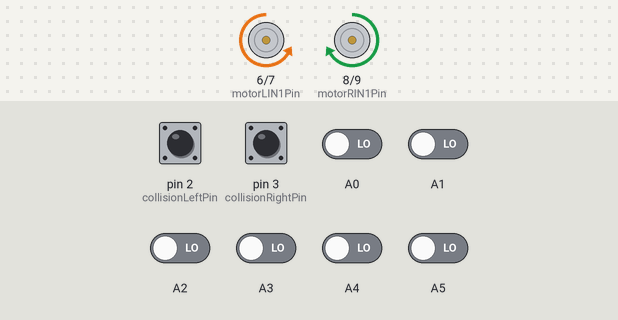
Recording of a sketch running on a simulated Arduino Uno, built with avr-gcc and run on an emulated ATmega328P. Parts: motor-driver pin pairs drawn as motors (green arrow = first pin HIGH = forward, orange = second pin HIGH = backward, longer = more drive, scaled by the enable pin). The test bench sets the inputs (shaded band); at power-on: A0–5, pin 2 (collisionLeftPin), pin 3 (collisionRightPin) LOW.

Above: at 1.2 s.
1.3 s: pin 2 (collisionLeftPin) pulled HIGH for 0.15 s
At 1.37 s:
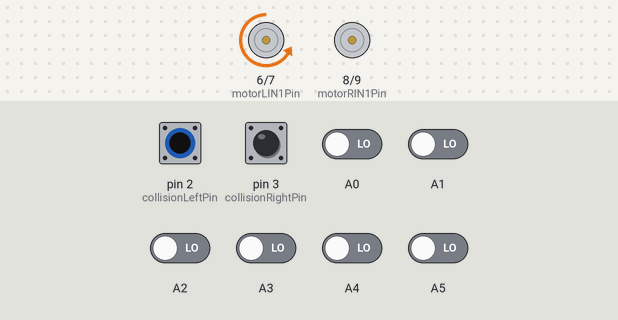
2.9 s: pin 3 (collisionRightPin) pulled HIGH for 0.15 s
At 2.97 s:
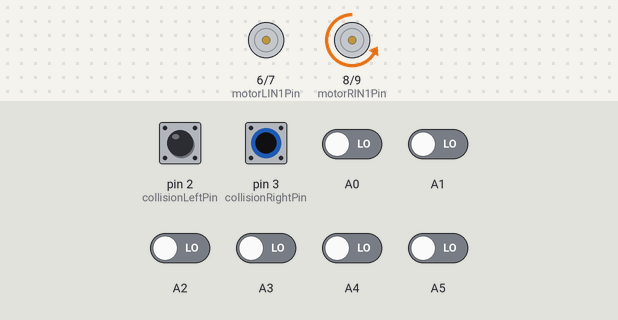
4.5 s: pin 2 (collisionLeftPin) driven HIGH and pin 3 (collisionRightPin) driven HIGH
At 5.3 s:
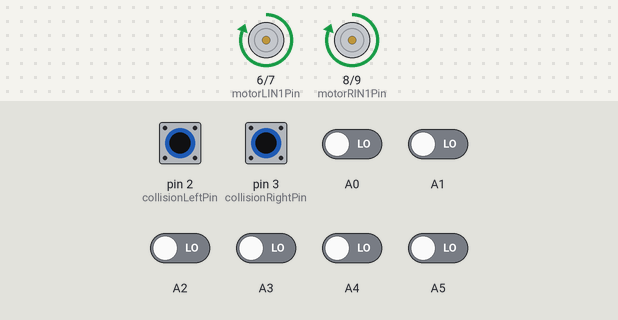
6.0 s: pin 2 (collisionLeftPin) driven LOW
At 6.5 s:
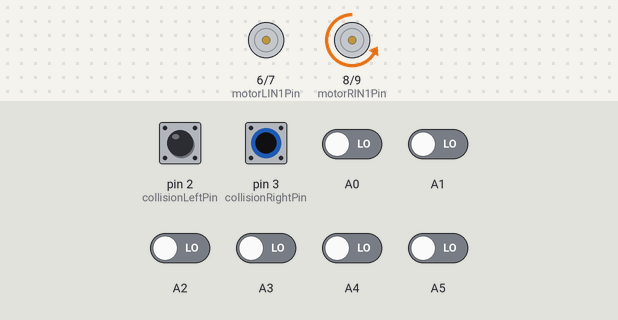
7.5 s: pin 2 (collisionLeftPin) driven HIGH
At 8.7 s:
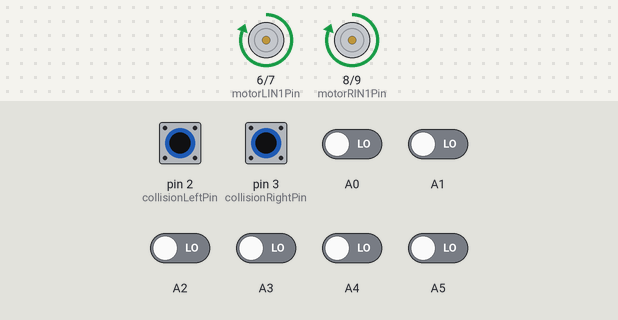
9.0 s: A0 driven HIGH
At 10.0 s:
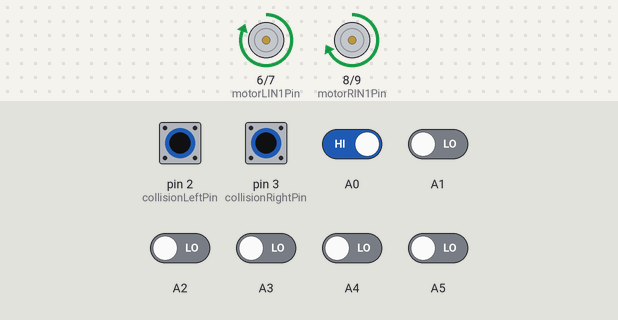
Timing chart, 0 to 11.5 s (numbered marks = the images above; inputs shaded):
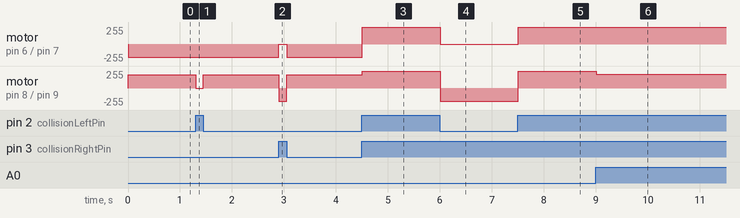

Measured:
- after the input at 1.3 s, motor on pin 8 (motorRIN1Pin) / pin 9 (motorRIN2Pin): forward 200/255 → stopped at once, → forward 200/255 0.15 s later
- after the input at 2.9 s, motor on pin 6 (motorLIN1Pin) / pin 7 (motorLIN2Pin): backward 200/255 → stopped at once, → backward 200/255 0.15 s later; motor on pin 8 (motorRIN1Pin) / pin 9 (motorRIN2Pin): forward 200/255 → backward 200/255 at once, → forward 200/255 0.15 s later
- after the input at 4.5 s, motor on pin 6 (motorLIN1Pin) / pin 7 (motorLIN2Pin): backward 200/255 → forward 255/255 at once; motor on pin 8 (motorRIN1Pin) / pin 9 (motorRIN2Pin): forward 200/255 → forward 255/255 at once
- after the input at 6.0 s, motor on pin 6 (motorLIN1Pin) / pin 7 (motorLIN2Pin): forward 255/255 → stopped at once; motor on pin 8 (motorRIN1Pin) / pin 9 (motorRIN2Pin): forward 255/255 → backward 200/255 at once
- after the input at 7.5 s, motor on pin 6 (motorLIN1Pin) / pin 7 (motorLIN2Pin): stopped → forward 255/255 at once; motor on pin 8 (motorRIN1Pin) / pin 9 (motorRIN2Pin): backward 200/255 → forward 255/255 at once
- after the input at 9.0 s, motor on pin 8 (motorRIN1Pin) / pin 9 (motorRIN2Pin): forward 255/255 → forward 204/255 at once

The sketch:

Follower.ino
```cpp
#include "irfollower.h"
#include "motor.h"

enum State {
  WAITING,
  CHASING,
  AVOID,
  AVOID_LEFT,
  AVOID_RIGHT
};

const int motorRENPin = 10;
const int motorRIN1Pin = 8;
const int motorRIN2Pin = 9;

const int motorLENPin = 5;
const int motorLIN1Pin = 6;
const int motorLIN2Pin = 7;

const int driveSpeed = 200;
const int turnSpeed = 200;

Motor rightMotor(motorRIN1Pin, motorRIN2Pin, motorRENPin);
Motor leftMotor(motorLIN1Pin, motorLIN2Pin, motorLENPin);

const int followD1 = A5;
const int followD2 = A4;
const int followD3 = A3;
const int followD4 = A2;
const int followD5 = A1;
const int followD6 = A0;

irfollower follow(followD1, followD2, followD3, followD4, followD5, followD6);

const int collisionLeftPin = 2;
const int collisionRightPin = 3;

State state = WAITING;
bool collisionLeft = false;
bool collisionRight = false;

long missingDirection = 0;
double lastDirection;
const long waitDuration = 300;
long lastMillis = 0;

const int maxSpeed = 255;
const int steeringMax = 90;
const double steeringSlope = ((double) maxSpeed * -1) / steeringMax;

void setup() {
  // put your setup code here, to run once:
  Serial.begin(9600);
}

void loop() {
  // put your main code here, to run repeatedly:
  long curr = millis();
  long duration = curr - lastMillis;
  lastMillis = curr;

  switch (state) {
    case WAITING: {
      double deg = follow.readDegrees();
      if (deg != INTEGER_MIN) {
        state = CHASING;
        lastDirection = deg;
        missingDirection = waitDuration;
      }
      break;
    }
    case CHASING: {
      double deg = follow.readDegrees();
      if (deg == INTEGER_MIN) {
        missingDirection -= duration;
        if (missingDirection <= 0) {
          state = WAITING;
          leftMotor.freeRun();
          rightMotor.freeRun();
        }
      } else {
        missingDirection = waitDuration;
        lastDirection = follow.readDegrees();
        steerDeg(lastDirection);
      }

      checkCollision();
      break;
    }
    case AVOID: {
      leftMotor.backward(200);
      rightMotor.forward(200);

      checkCollision();
      break;
    }
    case AVOID_LEFT: {
      leftMotor.freeRun();
      rightMotor.backward(200);

      checkCollision();
      break;
    }
    case AVOID_RIGHT: {
      leftMotor.backward(200);
      rightMotor.freeRun();

      checkCollision();
      break;
    }
  }
}

void steerDeg(double deg) {
  if (deg > -1 && deg < 1) {
    leftMotor.forward(maxSpeed);
    rightMotor.forward(maxSpeed);

    return;
  }

  double turnMotorSpeed = (steeringSlope * abs(deg)) + maxSpeed;

  if (deg < -1) {
    leftMotor.forward(turnMotorSpeed);
    rightMotor.forward(maxSpeed);
  } else if (deg > 1) {
    leftMotor.forward(maxSpeed);
    rightMotor.forward(turnMotorSpeed);
  }
}

void checkCollision() {
  collisionLeft = digitalRead(collisionLeftPin) == LOW;
  collisionRight = digitalRead(collisionRightPin) == LOW;

  if (collisionLeft && collisionRight) {
    state = AVOID;
  } else if (collisionLeft) {
    state = AVOID_LEFT;
  } else if (collisionRight) {
    state = AVOID_RIGHT;
  } else {
    state = CHASING;
  }
}
```

irfollower.cpp
```cpp
#include "irfollower.h"
#include <Arduino.h>

const int irfollower::cornerWeight = 90;
const int irfollower::innerWeight = 50;
const int irfollower::forwardWeight = 10;

irfollower::irfollower(uint8_t d1, uint8_t d2, uint8_t d3, uint8_t d4, uint8_t d5, uint8_t d6) :
    d1_(d1), d2_(d2), d3_(d3), d4_(d4), d5_(d5), d6_(d6)
{
  pinMode(d1_, INPUT);
  pinMode(d2_, INPUT);
  pinMode(d3_, INPUT);
  pinMode(d4_, INPUT);
  pinMode(d5_, INPUT);
  pinMode(d6_, INPUT);
}

double irfollower::readDegrees() {
  bool f1, f2, f3, f4, f5, f6;

  f1 = !digitalRead(d1_);
  f2 = !digitalRead(d2_);
  f3 = !digitalRead(d3_);
  f4 = !digitalRead(d4_);
  f5 = !digitalRead(d5_);
  f6 = !digitalRead(d6_);

  double sum = 0.0;
  int divisor = 0;

  if (f1) {
    sum += cornerWeight;
    divisor++;
  }
  if (f2) {
    sum += innerWeight;
    divisor++;
  }
  if (f3) {
    sum += forwardWeight;
    divisor++;
  }

  if (f4) {
    sum -= forwardWeight;
    divisor++;
  }
  if (f5) {
    sum -= innerWeight;
    divisor++;
  }
  if (f6) {
    sum -= cornerWeight;
    divisor++;
  }

  if (!f1 && !f2 && !f3 && !f4 && !f5 && !f6) {
    return INTEGER_MIN;
  }

  return sum / divisor;
}
```

irfollower.h
```cpp
#ifndef __IRFOLLOWER_H__
#define __IRFOLLOEWR_H__

#include <stdint.h>

#define INTEGER_MIN -32768

class irfollower {
public:
  irfollower(uint8_t d1, uint8_t d2, uint8_t d3, uint8_t d4, uint8_t d5, uint8_t d6);

  double readDegrees();

private:
  uint8_t d1_;
  uint8_t d2_;
  uint8_t d3_;
  uint8_t d4_;
  uint8_t d5_;
  uint8_t d6_;

  static const int cornerWeight;
  static const int innerWeight;
  static const int forwardWeight;
};

#endif
```

motor.cpp
```cpp
#include "motor.h"
#include <Arduino.h>

Motor::Motor(uint8_t pinIN1, uint8_t pinIN2, uint8_t pinEN)
    : pinIN1_(pinIN1), pinIN2_(pinIN2), pinEN_(pinEN)
{
  pinMode(pinIN1_, OUTPUT);
  pinMode(pinIN2_, OUTPUT);
  pinMode(pinEN_, OUTPUT);

  digitalWrite(pinEN_, LOW);
}

void Motor::forward(uint8_t speed) {
  digitalWrite(pinIN1_, HIGH);
  digitalWrite(pinIN2_, LOW);

  analogWrite(pinEN_, speed);
}

void Motor::backward(uint8_t speed) {
  digitalWrite(pinIN1_, LOW);
  digitalWrite(pinIN2_, HIGH);

  analogWrite(pinEN_, speed);
}

void Motor::brake() {
  digitalWrite(pinIN1_, LOW);
  digitalWrite(pinIN2_, LOW);

  analogWrite(pinEN_, HIGH);
}

void Motor::freeRun() {
  digitalWrite(pinEN_, LOW);
}
```

motor.h
```cpp
#ifndef __MOTOR_H__
#define __MOTOR_H__

#include <stdint.h>

class Motor {
public:
  Motor(uint8_t pinIN1, uint8_t pinIN2, uint8_t pinEN);

  void forward(uint8_t speed);
  void backward(uint8_t speed);
  void brake();
  void freeRun();

private:
  uint8_t pinIN1_;
  uint8_t pinIN2_;
  uint8_t pinEN_;
};

#endif
```
